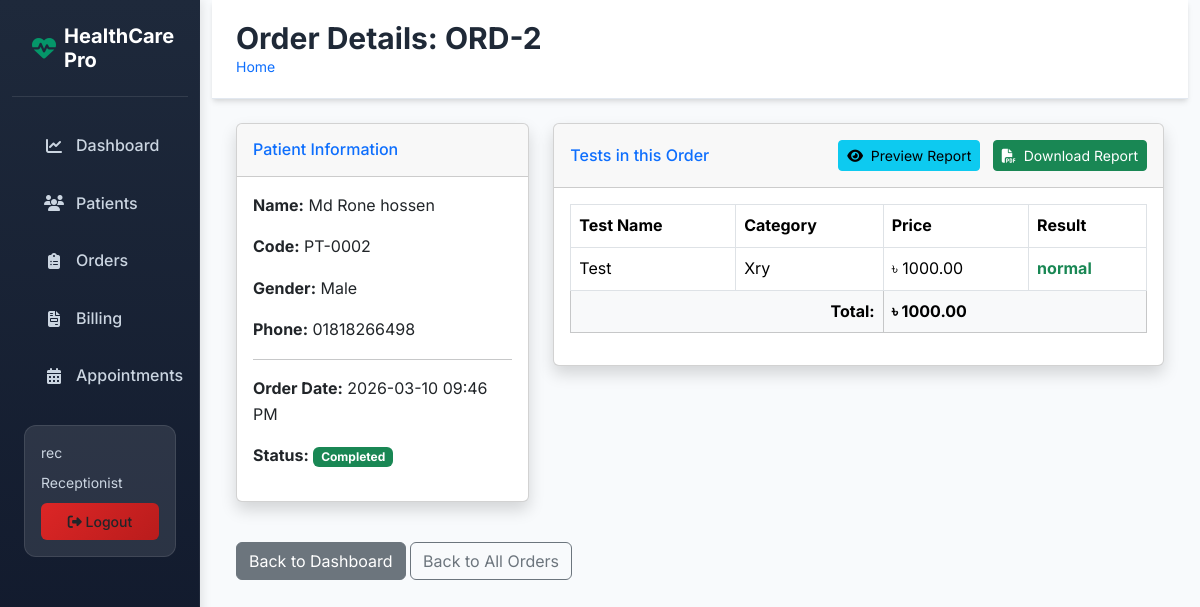
/orders/view/2 (signed in), run on the app's committed database.
### app/models/users.py (models this page shows)
class User(UserMixin, db.Model):
    __tablename__ = 'users'
    id = db.Column(db.Integer, primary_key=True)
    username = db.Column(db.String(80), unique=True, nullable=False)
    email = db.Column(db.String(120), unique=True, nullable=False)
    password_hash = db.Column(db.String(128), nullable=False)
    role = db.Column(db.String(20), nullable=False, default='patient') # admin, receptionist, lab_tech, doctor, patient
    is_active = db.Column(db.Boolean, default=True)
    created_at = db.Column(db.DateTime, default=datetime.utcnow)
    name = db.Column(db.String(100))
    phone = db.Column(db.String(20))

### app/models/order.py (models this page shows)
class TestOrder(db.Model):
    __tablename__ = 'test_orders'
    id = db.Column(db.Integer, primary_key=True)
    uuid = db.Column(db.String(36), unique=True, nullable=False, default=lambda: str(uuid.uuid4()))
    patient_id = db.Column(db.Integer, db.ForeignKey('patients.id'), nullable=False)
    order_date = db.Column(db.DateTime, default=datetime.utcnow)
    status = db.Column(db.String(30), default='pending') # pending, sample_collected, processing, completed
    created_by = db.Column(db.Integer, db.ForeignKey('users.id'), nullable=False) # receptionist who created it
    referral_id = db.Column(db.Integer, db.ForeignKey('referral_doctors.id'), nullable=True)
    items = db.relationship('TestOrderItem', backref='order', lazy=True, cascade="all, delete-orphan")
    samples = db.relationship('Sample', backref='order', lazy=True)
    report = db.relationship('Report', backref='order', uselist=False, lazy=True)
    invoice = db.relationship('Invoice', backref='order', uselist=False, lazy=True)

class TestOrderItem(db.Model):
    __tablename__ = 'test_order_items'
    id = db.Column(db.Integer, primary_key=True)
    order_id = db.Column(db.Integer, db.ForeignKey('test_orders.id'), nullable=False)
    test_id = db.Column(db.Integer, db.ForeignKey('tests.id'), nullable=False)
    price = db.Column(db.Float, nullable=False)
    test = db.relationship('Test', lazy=True)
    result = db.relationship('TestResult', backref='order_item', uselist=False, lazy=True)

### app/models/patient.py (models this page shows)
class Patient(db.Model):
    __tablename__ = 'patients'
    id = db.Column(db.Integer, primary_key=True)
    patient_code = db.Column(db.String(20), unique=True, nullable=False)
    name = db.Column(db.String(100), nullable=False)
    phone = db.Column(db.String(20), nullable=False)
    email = db.Column(db.String(100)) # Added for notifications
    gender = db.Column(db.String(10))
    date_of_birth = db.Column(db.Date)
    blood_group = db.Column(db.String(5))
    address = db.Column(db.Text)
    created_at = db.Column(db.DateTime, default=datetime.utcnow)
    user_id = db.Column(db.Integer, db.ForeignKey('users.id'), nullable=True)
    orders = db.relationship('TestOrder', backref='patient', lazy=True)

### app/models/test_catalog.py (models this page shows)
class Test(db.Model):
    __tablename__ = 'tests'
    id = db.Column(db.Integer, primary_key=True)
    category_id = db.Column(db.Integer, db.ForeignKey('test_categories.id'), nullable=False)
    test_name = db.Column(db.String(200), nullable=False)
    price = db.Column(db.Float, nullable=False)
    sample_type = db.Column(db.String(50)) # Blood, Urine, etc.
    description = db.Column(db.Text)

class TestCategory(db.Model):
    __tablename__ = 'test_categories'
    id = db.Column(db.Integer, primary_key=True)
    name = db.Column(db.String(100), nullable=False, unique=True)
    tests = db.relationship('Test', backref='category', lazy=True)

### app/models/lab.py (models this page shows)
class TestResult(db.Model):
    __tablename__ = 'test_results'
    id = db.Column(db.Integer, primary_key=True)
    order_item_id = db.Column(db.Integer, db.ForeignKey('test_order_items.id'), nullable=False)
    result_text = db.Column(db.Text)
    result_file = db.Column(db.String(255)) # Path to any uploaded raw machine file
    technician_id = db.Column(db.Integer, db.ForeignKey('users.id'), nullable=False)
    verified_by = db.Column(db.Integer, db.ForeignKey('users.id')) # Doctor ID if verified
    created_at = db.Column(db.DateTime, default=datetime.utcnow)

### app/frontend/routes.py (the view)
@bp.route('/orders/view/<int:order_id>')
@login_required
def view_order(order_id):
    order = TestOrder.query.get_or_404(order_id)
    return render_template('orders/view.html', order=order)

### app/templates/orders/view.html (shortened to what this page needs)
{% extends 'base.html' %}
{% block page_title %}Order Details: ORD-{{ order.id }}{% endblock %}
{% block content %}
<div class="row">
    <div class="col-md-4">
        <div class="card shadow mb-4">
            <div class="card-header py-3">
                <h6 class="m-0 font-weight-bold text-primary">Patient Information</h6>
            </div>
            <div class="card-body">
                <p><strong>Name:</strong> {{ order.patient.name }}</p>
                <p><strong>Code:</strong> {{ order.patient.patient_code }}</p>
                <p><strong>Gender:</strong> {{ order.patient.gender }}</p>
                <p><strong>Phone:</strong> {{ order.patient.phone }}</p>
                <hr>
                <p><strong>Order Date:</strong> {{ order.order_date.strftime('%Y-%m-%d %I:%M %p') }}</p>
                <p><strong>Status:</strong>
                    {% if order.status == 'pending' %}
                    <span class="badge bg-warning text-dark">Pending Sample</span>
                    {% elif order.status == 'sample_collected' %}
                    <span class="badge bg-primary">In Lab</span>
                    {% elif order.status == 'completed' %}
                    <span class="badge bg-success">Completed</span>
                    {% else %}
                    <span class="badge bg-secondary">{{ order.status }}</span>
                    {% endif %}
                </p>
            </div>
        </div>
    </div>
    <div class="col-md-8">
        <div class="card shadow mb-4">
            <div class="card-header py-3 d-flex justify-content-between align-items-center">
                <h6 class="m-0 font-weight-bold text-primary">Tests in this Order</h6>
                <div>
                    {% if order.status in ['sample_collected', 'completed'] %}
                    <a href="{{ url_for('reports.preview_report', order_id=order.id) }}" class="btn btn-sm btn-info me-2" target="_blank">
                        <i class="fas fa-eye me-1"></i> Preview Report
                    </a>
                    <a href="{{ url_for('reports.download_report', order_id=order.id) }}" class="btn btn-sm btn-success">
                        <i class="fas fa-file-pdf me-1"></i> Download Report
                    </a>
                    {% endif %}
                </div>
            </div>
            <div class="card-body">
                <div class="table-responsive">
                    <table class="table table-bordered">
                        <thead>
                            <tr>
                                <th>Test Name</th>
                                <th>Category</th>
                                <th>Price</th>
                                <th>Result</th>
                            </tr>
                        </thead>
                        <tbody>
                            {% for item in order.items %}
                            <tr>
                                <td>{{ item.test.test_name }}</td>
                                <td>{{ item.test.category.name }}</td>
                                <td>৳ {{ "%.2f"|format(item.price) }}</td>
                                <td>
                                    {% if item.result %}
                                        <span class="text-success fw-bold">{{ item.result.result_text }}</span>
                                    {% else %}
                                        {% if current_user.role in ['admin', 'lab_tech'] and order.status != 'pending' %}
                                            <a href="{{ url_for('frontend.enter_result', item_id=item.id) }}" class="btn btn-sm btn-outline-primary">Enter Result</a>
                                        {% else %}
                                            <span class="text-muted italic">Pending</span>
                                        {% endif %}
                                    {% endif %}
                                </td>
                            </tr>
                            {% endfor %}
                        </tbody>
                        <tfoot>
                            <tr class="table-light">
                                <th colspan="2" class="text-end">Total:</th>
                                <th colspan="2">৳ {{ "%.2f"|format(order.items|sum(attribute='price')) }}</th>
                            </tr>
                        </tfoot>
                    </table>
                </div>
            </div>
        </div>
    </div>
</div>
<div class="mt-3">
    <a href="{{ url_for('frontend.dashboard') }}" class="btn btn-secondary">Back to Dashboard</a>
    <a href="{{ url_for('frontend.orders_list') }}" class="btn btn-outline-secondary">Back to All Orders</a>
</div>
{% endblock %}

### app/templates/base.html (shortened to what this page needs)
<!DOCTYPE html>
<html lang="en">
<head>
    <link href="https://cdn.jsdelivr.net/npm/bootstrap@5.3.2/dist/css/bootstrap.min.css" rel="stylesheet">
    <link href="https://cdnjs.cloudflare.com/ajax/libs/font-awesome/6.4.2/css/all.min.css" rel="stylesheet">
    <link href="{{ url_for('static', filename='css/healthcare.css') }}" rel="stylesheet">
</head>
<body>
    <div class="container-fluid">
        <div class="row">
            {% if current_user.is_authenticated %}
            <nav class="col-md-3 col-lg-2 d-md-block sidebar">
                <div class="position-sticky">
                    <div class="sidebar-brand">
                        <h5><i class="fas fa-heartbeat"></i> HealthCare Pro</h5>
                    </div>
                    <ul class="nav flex-column">
                        <li class="nav-item">
                            <a class="nav-link {% if request.endpoint == 'portal.patient_dashboard' %}active{% endif %}"
                                href="{{ url_for('portal.patient_dashboard') }}">
                                <i class="fas fa-chart-line"></i> Dashboard
                            </a>
                        </li>
                        {% if current_user.role in ['admin', 'receptionist'] %}
                        <li class="nav-item">
                            <a class="nav-link {% if request.endpoint == 'frontend.patients_list' or request.endpoint == 'frontend.add_patient' %}active{% endif %}"
                                href="{{ url_for('frontend.patients_list') }}">
                                <i class="fas fa-users"></i> Patients
                            </a>
                        </li>
                        {% endif %}
                        {% if current_user.role in ['admin', 'receptionist'] %}
                        <li class="nav-item">
                            <a class="nav-link {% if request.endpoint == 'frontend.orders_list' or request.endpoint == 'frontend.new_order' %}active{% endif %}"
                                href="{{ url_for('frontend.orders_list') }}">
                                <i class="fas fa-clipboard-list"></i> Orders
                            </a>
                        </li>
                        {% endif %}
                        {% if current_user.role in ['admin', 'receptionist'] %}
                        <li class="nav-item">
                            <a class="nav-link {% if request.endpoint == 'frontend.invoices_list' %}active{% endif %}"
                                href="{{ url_for('frontend.invoices_list') }}">
                                <i class="fas fa-file-invoice"></i> Billing
                            </a>
                        </li>
                        {% endif %}
                        {% if current_user.role in ['admin', 'receptionist'] %}
                        <li class="nav-item">
                            <a class="nav-link {% if request.endpoint == 'frontend.appointments_admin' %}active{% endif %}"
                                href="{{ url_for('frontend.appointments_admin') }}">
                                <i class="fas fa-calendar-alt"></i> Appointments
                            </a>
                        </li>
                        {% endif %}
                    </ul>
                    <div class="user-info">
                        <small>{{ current_user.username }}</small>
                        <small class="text-capitalize">{{ current_user.role }}</small>
                        <a href="{{ url_for('frontend.logout') }}" class="btn btn-logout w-100">
                            <i class="fas fa-sign-out-alt"></i> Logout
                        </a>
                    </div>
                </div>
            </nav>
            {% endif %}
            <main class="{% if current_user.is_authenticated %}col-md-9 ms-sm-auto col-lg-10{% else %}col-12{% endif %} main-content">
                <div class="page-header">
                    <div class="container-fluid px-4">
                        <div class="d-flex justify-content-between align-items-center">
                            <div>
                                <h1 class="page-title">{% block page_title %}{% endblock %}</h1>
                                <nav aria-label="breadcrumb">
                                    <ol class="breadcrumb">
                                        <li class="breadcrumb-item"><a href="#" class="text-decoration-none">Home</a></li>
                                    </ol>
                                </nav>
                            </div>
                        </div>
                    </div>
                </div>
                <div class="container-fluid px-4">
                    {% block content %}{% endblock %}
                </div>
            </main>
        </div>
    </div>
</body>
</html>

### app/templates/base.html (style rules this page uses)
:root { --primary-color: #2563eb; --primary-dark: #1d4ed8; --secondary-color: #059669; --accent-color: #f59e0b; --danger-color: #dc2626; --warning-color: #d97706; --success-color: #059669; --info-color: #0891b2; --dark-color: #1f2937; --light-bg: #f8fafc; --sidebar-bg: linear-gradient(180deg, #1e293b 0%, #0f172a 100%); --card-shadow: 0 4px 6px -1px rgba(0, 0, 0, 0.1), 0 2px 4px -1px rgba(0, 0, 0, 0.06); --card-shadow-hover: 0 10px 15px -3px rgba(0, 0, 0, 0.1), 0 4px 6px -2px rgba(0, 0, 0, 0.05); }
body { background: var(--light-bg); font-family: 'Inter', -apple-system, BlinkMacSystemFont, 'Segoe UI', Roboto, sans-serif; line-height: 1.6; }
.sidebar { min-height: 100vh; background: var(--sidebar-bg); box-shadow: 2px 0 10px rgba(0, 0, 0, 0.1); position: relative; }
.sidebar::before { content: ''; position: absolute; top: 0; right: 0; width: 1px; height: 100%; background: linear-gradient(180deg, transparent 0%, rgba(255,255,255,0.1) 50%, transparent 100%); }
.sidebar .nav-link { color: #cbd5e1; text-decoration: none; padding: 12px 20px; display: flex; align-items: center; border-radius: 8px; margin: 4px 12px; transition: all 0.3s ease; font-weight: 500; position: relative; }
.sidebar .nav-link i { width: 20px; text-align: center; margin-right: 12px; font-size: 16px; }
.sidebar-brand { padding: 24px 20px; border-bottom: 1px solid rgba(255, 255, 255, 0.1); margin-bottom: 20px; }
.sidebar-brand h5 { color: #fff; font-weight: 700; font-size: 1.25rem; margin: 0; display: flex; align-items: center; }
.sidebar-brand i { color: var(--secondary-color); margin-right: 8px; font-size: 1.5rem; }
.main-content { background: var(--light-bg); min-height: 100vh; }
.page-header { background: #fff; border-bottom: 1px solid #e2e8f0; padding: 20px 0; margin-bottom: 24px; box-shadow: var(--card-shadow); }
.page-title { font-size: 1.875rem; font-weight: 700; color: var(--dark-color); margin: 0; }
.breadcrumb { background: transparent; padding: 0; margin: 0; font-size: 0.875rem; }
.user-info { background: rgba(255, 255, 255, 0.1); border-radius: 12px; padding: 16px; margin: 20px 12px; border: 1px solid rgba(255, 255, 255, 0.1); }
.user-info small { color: #cbd5e1; display: block; margin-bottom: 8px; }
.btn-logout { background: linear-gradient(135deg, #dc2626, #b91c1c); border: none; border-radius: 6px; padding: 8px 16px; font-size: 0.875rem; font-weight: 500; transition: all 0.3s ease; }

### data on the page
User: username "rec", role "Receptionist"
TestOrder: id "2", order_date "2026-03-10 09:46 PM"
Patient: patient.name "Md Rone hossen", patient.patient_code "PT-0002", patient.gender "Male", patient.phone "01818266498"
TestOrderItem: test.test_name "Test", test.category.name "Xry", price "1000.00", result.result_text "normal"

### other printed values
{{ "%.2f"|format(order.items|sum(attribute='price')) }} "1000.00"
